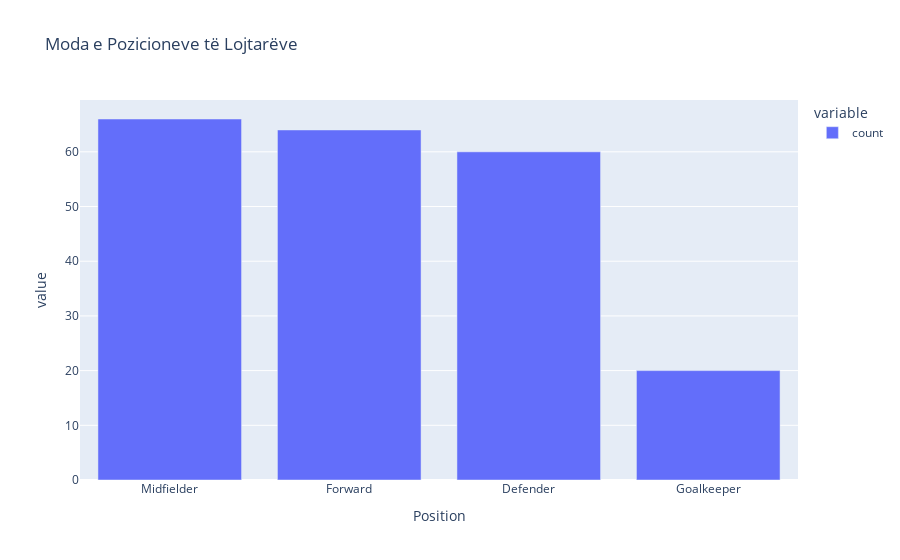

The notebook cell this image was saved under:
### Code cell
position_counts = ucl['Position'].value_counts()

fig = px.bar(position_counts, title="Moda e Pozicioneve të Lojtarëve")
fig.show()

### Figure 1 — Plotly figure (JSON) as saved in the notebook; plotly's stock layout.template omitted (floating-point values rounded to 4 significant figures)
{"data": [{"hovertemplate": "variable=count<br>Position=%{x}<br>value=%{y}<extra></extra>", "legendgroup": "count", "marker": {"color": "#636efa", "pattern": {"shape": ""}}, "name": "count", "orientation": "v", "showlegend": true, "textposition": "auto", "x": ["Midfielder", "Forward", "Defender", "Goalkeeper"], "xaxis": "x", "y": [66, 64, 60, 20], "yaxis": "y", "type": "bar"}], "layout": {"xaxis": {"anchor": "y", "domain": [0.0, 1.0], "title": {"text": "Position"}}, "yaxis": {"anchor": "x", "domain": [0.0, 1.0], "title": {"text": "value"}}, "legend": {"title": {"text": "variable"}, "tracegroupgap": 0}, "title": {"text": "Moda e Pozicioneve të Lojtarëve"}, "barmode": "relative"}}
